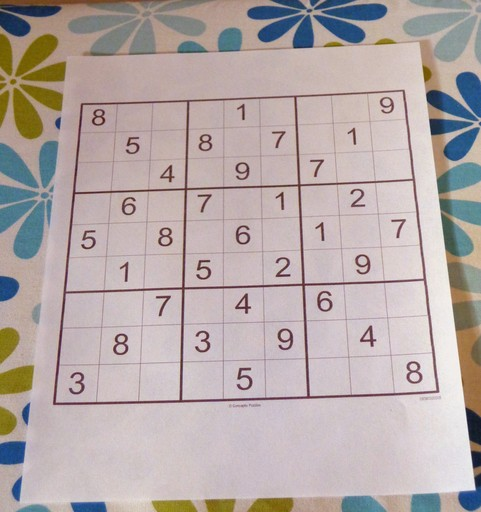
#> input picture goruntu/img/1.jpeg, 481 x 512 px
$ python -i 'ders (1).py'   (imports and definitions only)
#> lines starting #> are read from the running program, lines starting #| are printed output that depends on the picture; after the words box and inside, x2 and y2 are one past the last pixel; in counts of white or black regions, pixels touching at a corner belong together
#> further down, picture is the input picture: shape (512, 481, 3); mean B, G, R 168.2, 169.5, 181.2
# -*- coding: utf-8 -*-
"""
@author: Mustafa Ünlü
@instagram: mmustafaunluu
@youtube: Kendi Çapında Mühendis
"""


import cv2
import numpy as np

# [1 line not run here, left out]


kernel = np.ones((3,3),dtype=np.uint8)

# [13 lines left out: functions crop_matris, crop_image, not called in this run]

def filt(img):
    img = cv2.cvtColor(img, cv2.COLOR_BGR2GRAY)
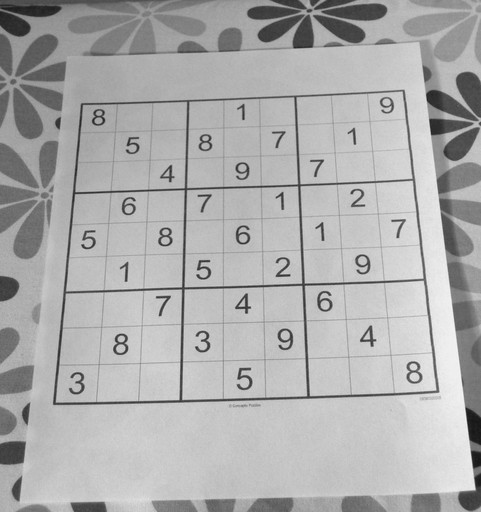
#> img: shape (512, 481); min 22, max 247, mean 172.9
    img = cv2.inRange(img, 150, 255)
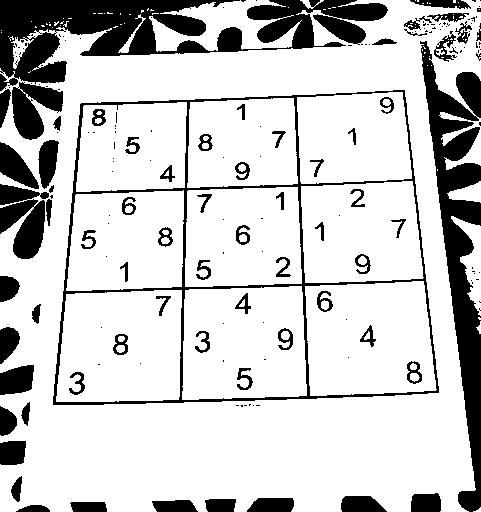
#> img: shape (512, 481); 79.6% white; 181 black regions (114 under 20 px), largest, box (x1, y1, x2, y2) and area: (0, 0, 388, 91) 15035, (420, 41, 481, 512) 10751, (53, 90, 439, 405) 6587
    img = cv2.erode(img, kernel)
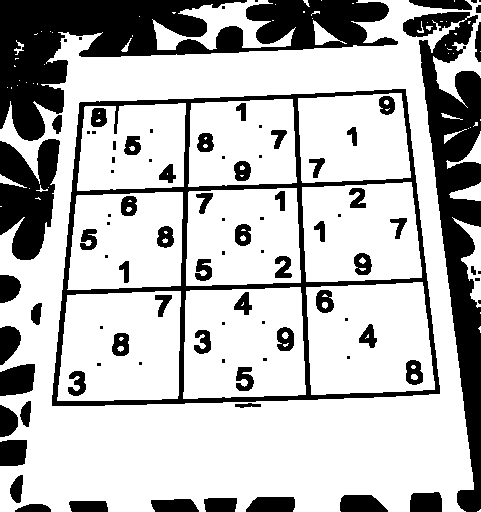
#> img: shape (512, 481); 72.6% white; 94 black regions (35 under 20 px), largest, box (x1, y1, x2, y2) and area: (0, 0, 398, 141) 20304, (403, 12, 481, 512) 14143, (52, 89, 440, 406) 12052
    img = cv2.dilate(img, kernel)
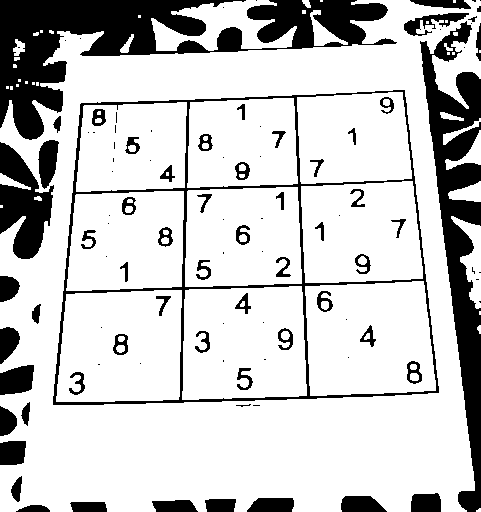
#> img: shape (512, 481); 78.9% white; 104 black regions (45 under 20 px), largest, box (x1, y1, x2, y2) and area: (0, 0, 397, 140) 18075, (420, 21, 481, 512) 11520, (53, 90, 439, 405) 6613
    img = cv2.medianBlur(img, 9)
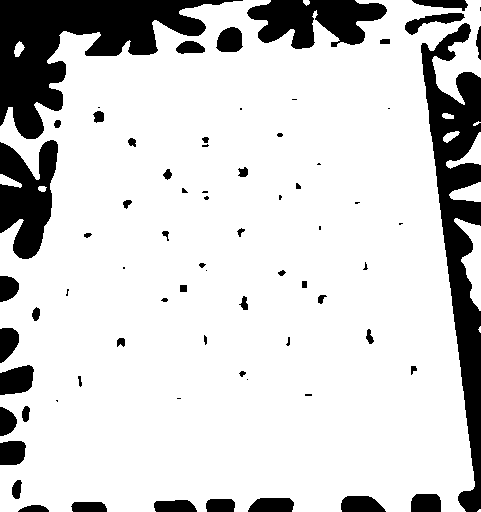
#> img: shape (512, 481); 82.7% white; 73 black regions (21 under 20 px), largest, box (x1, y1, x2, y2) and area: (0, 0, 243, 139) 12980, (421, 23, 481, 512) 11764, (0, 140, 58, 259) 4411
    img = cv2.Canny(img, 40, 200)
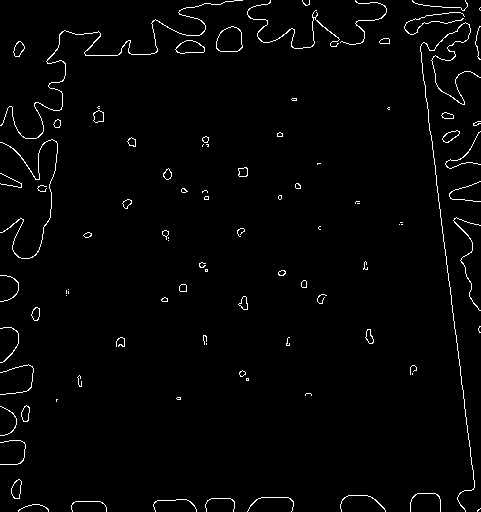
#> img: shape (512, 481); 1.9% white in thin lines or dots
    return img

# [55 lines left out: functions line_mean, draw_line, draw_polylines, pers, not called in this run]


# [39 lines not run here, left out]

>>> import cv2
>>> picture = cv2.imread('img/1.jpeg')
>>> result = filt(picture)

$ run again, on goruntu/img/goz.jpg
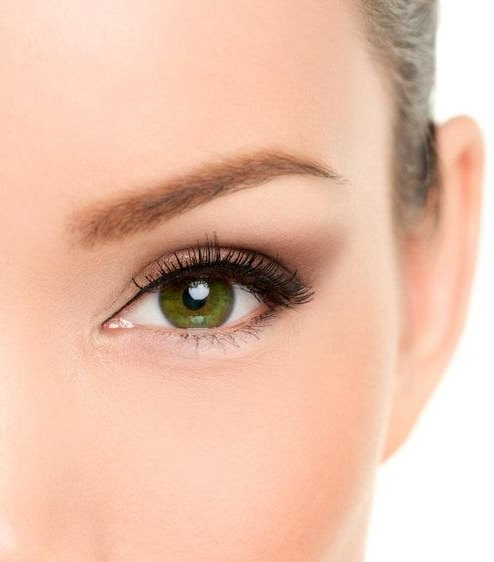
#> input picture goruntu/img/goz.jpg, 494 x 562 px
#> picture is the input picture: shape (562, 494, 3); mean B, G, R 172.6, 193.8, 234.1
#> in filt, `img = cv2.inRange(img, 150, 255)`:
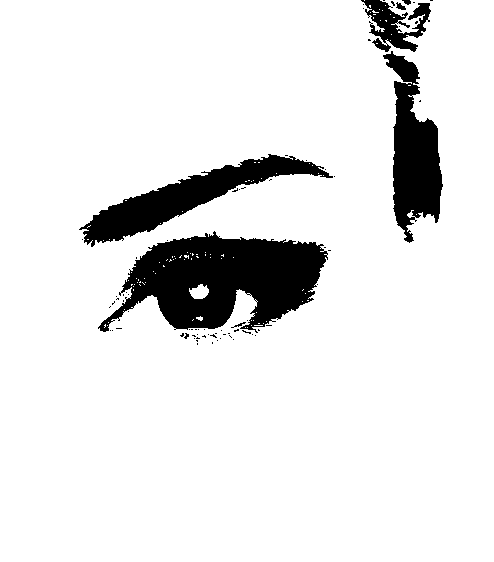
#> img: shape (562, 494); 89.8% white; 75 black regions (68 under 20 px), largest, box (x1, y1, x2, y2) and area: (98, 231, 328, 333) 13745, (79, 154, 333, 247) 6503, (383, 51, 443, 243) 5909
#> in filt, `img = cv2.Canny(img, 40, 200)`:
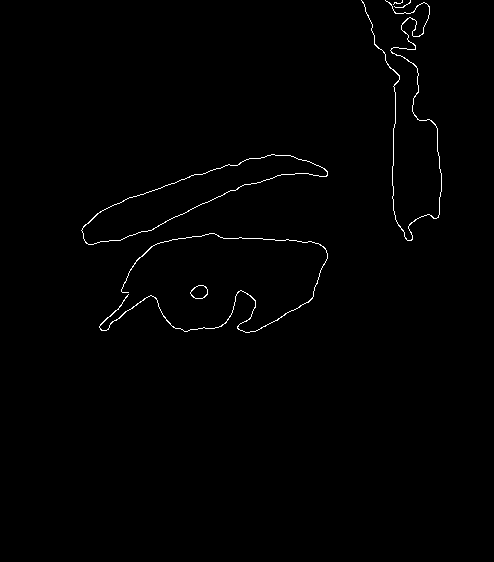
#> img: shape (562, 494); 0.74% white in thin lines or dots, all inside (x1, y1, x2, y2) = (81, 0, 442, 333)
